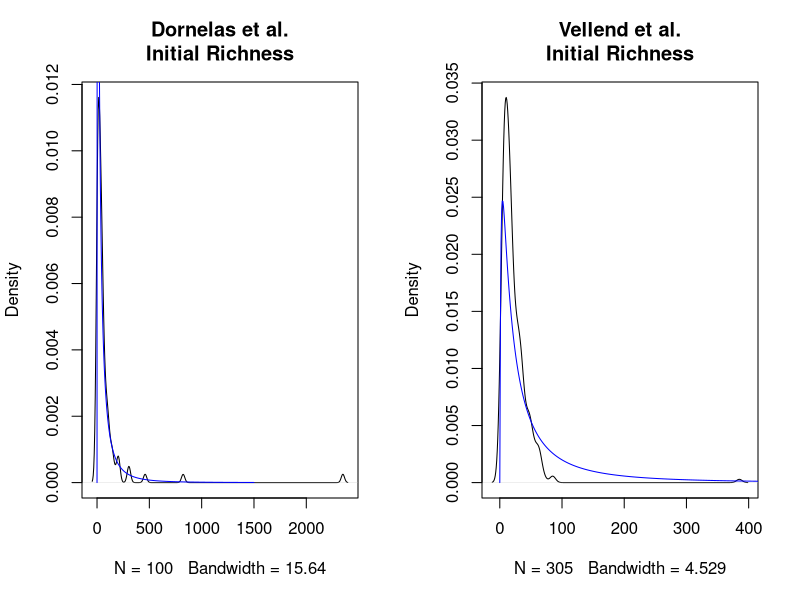

Here is the R script that generated this plot:
library(dplyr)
dorn <- read.csv("1248484_s1.csv") %>% 
  arrange(Year) %>%
  group_by(ID) %>%
  slice(1L) %>%
  ungroup

vel <- read.csv("sd01.csv", header=T)
vel <- subset(vel, vel$SR_analysis==1) %>%
  filter(!is.na(SR_Year1_CT))


library(MASS)

par(mfrow=c(1,2))

poisVel <- fitdistr(dorn$S, "poisson")
lDorn <- fitdistr(dorn$S, "lognormal")
plot(density(dorn$S), main = "Dornelas et al.\nInitial Richness")
#matplot(0:1500, dpois(0:1500, poisDorn$estimate), add=T, col="red", type="l")
matplot(0:1500, dlnorm(0:1500, lDorn$estimate[1], lDorn$estimate[2]), add=T, col="blue", type="l")



poisVel <- fitdistr(dorn$S, "poisson")
lVel <- fitdistr(dorn$S, "lognormal")
plot(density(vel$SR_Year1_CT), main = "Vellend et al.\nInitial Richness")
#matplot(0:1500, dpois(0:1500, poisVel$estimate), add=T, col="red", type="l")
matplot(0:1500, dlnorm(0:1500, lVel$estimate[1], lDorn$estimate[2]), add=T, col="blue", type="l")

par(mfrow=c(1,1))
